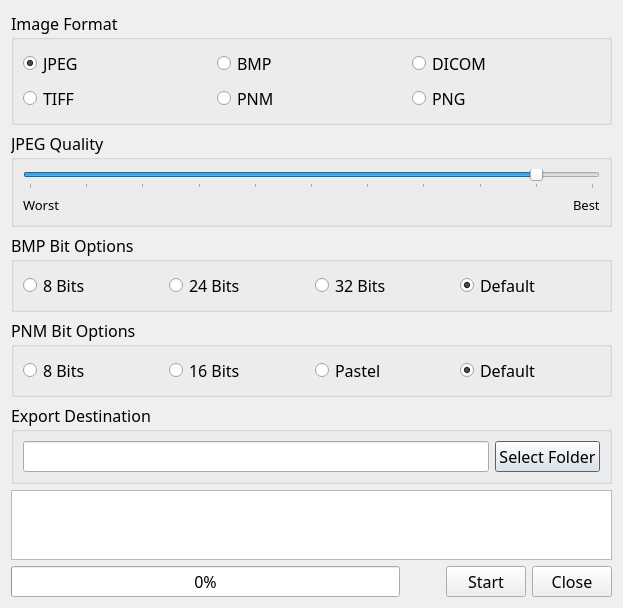
<?xml version="1.0" encoding="UTF-8"?>
<ui version="4.0">
 <class>ExportImageDialog</class>
 <widget class="QDialog" name="ExportImageDialog">
  <property name="geometry">
   <rect>
    <x>0</x>
    <y>0</y>
    <width>623</width>
    <height>548</height>
   </rect>
  </property>
  <property name="minimumSize">
   <size>
    <width>0</width>
    <height>0</height>
   </size>
  </property>
  <property name="font">
   <font>
    <family>微软雅黑</family>
    <pointsize>12</pointsize>
    <weight>50</weight>
    <bold>false</bold>
   </font>
  </property>
  <property name="windowTitle">
   <string>Export Images</string>
  </property>
  <layout class="QVBoxLayout" name="verticalLayout_2">
   <property name="sizeConstraint">
    <enum>QLayout::SetDefaultConstraint</enum>
   </property>
   <item>
    <widget class="QGroupBox" name="groupBox">
     <property name="title">
      <string>Image Format</string>
     </property>
     <layout class="QGridLayout" name="gridLayout">
      <item row="1" column="2">
       <widget class="QRadioButton" name="pnmRadio">
        <property name="text">
         <string>PNM</string>
        </property>
       </widget>
      </item>
      <item row="1" column="3">
       <widget class="QRadioButton" name="pngRadio">
        <property name="text">
         <string>PNG</string>
        </property>
       </widget>
      </item>
      <item row="1" column="0">
       <widget class="QRadioButton" name="tiffRadio">
        <property name="text">
         <string>TIFF</string>
        </property>
       </widget>
      </item>
      <item row="0" column="2">
       <widget class="QRadioButton" name="bmpRadio">
        <property name="text">
         <string>BMP</string>
        </property>
       </widget>
      </item>
      <item row="0" column="3">
       <widget class="QRadioButton" name="dicomRadio">
        <property name="text">
         <string>DICOM</string>
        </property>
        <property name="checked">
         <bool>false</bool>
        </property>
       </widget>
      </item>
      <item row="0" column="0">
       <widget class="QRadioButton" name="jpegRadio">
        <property name="text">
         <string>JPEG</string>
        </property>
        <property name="checked">
         <bool>true</bool>
        </property>
       </widget>
      </item>
     </layout>
    </widget>
   </item>
   <item>
    <widget class="QGroupBox" name="jpegGroup">
     <property name="title">
      <string>JPEG Quality</string>
     </property>
     <layout class="QVBoxLayout" name="verticalLayout" stretch="1,0">
      <item>
       <widget class="QSlider" name="jpegQualitySlider">
        <property name="sizePolicy">
         <sizepolicy hsizetype="Expanding" vsizetype="Preferred">
          <horstretch>0</horstretch>
          <verstretch>0</verstretch>
         </sizepolicy>
        </property>
        <property name="maximum">
         <number>100</number>
        </property>
        <property name="singleStep">
         <number>10</number>
        </property>
        <property name="pageStep">
         <number>20</number>
        </property>
        <property name="value">
         <number>90</number>
        </property>
        <property name="orientation">
         <enum>Qt::Horizontal</enum>
        </property>
        <property name="invertedAppearance">
         <bool>false</bool>
        </property>
        <property name="invertedControls">
         <bool>false</bool>
        </property>
        <property name="tickPosition">
         <enum>QSlider::TicksBelow</enum>
        </property>
        <property name="tickInterval">
         <number>10</number>
        </property>
       </widget>
      </item>
      <item>
       <layout class="QHBoxLayout" name="horizontalLayout_3">
        <item>
         <widget class="QLabel" name="label">
          <property name="font">
           <font>
            <pointsize>10</pointsize>
           </font>
          </property>
          <property name="text">
           <string>Worst</string>
          </property>
         </widget>
        </item>
        <item>
         <spacer name="horizontalSpacer">
          <property name="orientation">
           <enum>Qt::Horizontal</enum>
          </property>
          <property name="sizeHint" stdset="0">
           <size>
            <width>40</width>
            <height>20</height>
           </size>
          </property>
         </spacer>
        </item>
        <item>
         <widget class="QLabel" name="label_2">
          <property name="font">
           <font>
            <pointsize>10</pointsize>
           </font>
          </property>
          <property name="text">
           <string>Best</string>
          </property>
         </widget>
        </item>
       </layout>
      </item>
     </layout>
    </widget>
   </item>
   <item>
    <widget class="QGroupBox" name="bmpGroup">
     <property name="minimumSize">
      <size>
       <width>0</width>
       <height>0</height>
      </size>
     </property>
     <property name="title">
      <string>BMP Bit Options</string>
     </property>
     <layout class="QHBoxLayout" name="horizontalLayout">
      <item>
       <widget class="QRadioButton" name="bmp8BitRadio">
        <property name="text">
         <string>8 Bits</string>
        </property>
       </widget>
      </item>
      <item>
       <widget class="QRadioButton" name="bmp24BitRadio">
        <property name="text">
         <string>24 Bits</string>
        </property>
       </widget>
      </item>
      <item>
       <widget class="QRadioButton" name="bmp32BitRadio">
        <property name="text">
         <string>32 Bits</string>
        </property>
       </widget>
      </item>
      <item>
       <widget class="QRadioButton" name="bmpDefaultRadio">
        <property name="text">
         <string>Default</string>
        </property>
        <property name="checked">
         <bool>true</bool>
        </property>
       </widget>
      </item>
     </layout>
    </widget>
   </item>
   <item>
    <widget class="QGroupBox" name="pnmGroup">
     <property name="minimumSize">
      <size>
       <width>0</width>
       <height>0</height>
      </size>
     </property>
     <property name="title">
      <string>PNM Bit Options</string>
     </property>
     <layout class="QHBoxLayout" name="horizontalLayout_2">
      <item>
       <widget class="QRadioButton" name="pnm8BitRadio">
        <property name="text">
         <string>8 Bits</string>
        </property>
       </widget>
      </item>
      <item>
       <widget class="QRadioButton" name="pnm16BitRadio">
        <property name="text">
         <string>16 Bits</string>
        </property>
       </widget>
      </item>
      <item>
       <widget class="QRadioButton" name="pnmPastelRadio">
        <property name="text">
         <string>Pastel</string>
        </property>
       </widget>
      </item>
      <item>
       <widget class="QRadioButton" name="pnmDefaultRadio">
        <property name="text">
         <string>Default</string>
        </property>
        <property name="checked">
         <bool>true</bool>
        </property>
       </widget>
      </item>
     </layout>
    </widget>
   </item>
   <item>
    <widget class="QGroupBox" name="groupBox_4">
     <property name="title">
      <string>Export Destination</string>
     </property>
     <layout class="QHBoxLayout" name="horizontalLayout_4">
      <item>
       <widget class="QLineEdit" name="exportDestEdit">
        <property name="minimumSize">
         <size>
          <width>260</width>
          <height>0</height>
         </size>
        </property>
        <property name="readOnly">
         <bool>true</bool>
        </property>
       </widget>
      </item>
      <item>
       <widget class="QPushButton" name="selectFolderButton">
        <property name="text">
         <string>Select Folder</string>
        </property>
       </widget>
      </item>
     </layout>
    </widget>
   </item>
   <item>
    <widget class="QTextBrowser" name="textBrowser"/>
   </item>
   <item>
    <layout class="QHBoxLayout" name="horizontalLayout_5" stretch="1,0,0,0">
     <item>
      <widget class="QProgressBar" name="progressBar">
       <property name="value">
        <number>0</number>
       </property>
       <property name="alignment">
        <set>Qt::AlignCenter</set>
       </property>
       <property name="textDirection">
        <enum>QProgressBar::TopToBottom</enum>
       </property>
      </widget>
     </item>
     <item>
      <spacer name="horizontalSpacer_2">
       <property name="orientation">
        <enum>Qt::Horizontal</enum>
       </property>
       <property name="sizeHint" stdset="0">
        <size>
         <width>40</width>
         <height>20</height>
        </size>
       </property>
      </spacer>
     </item>
     <item>
      <widget class="QPushButton" name="startBtn">
       <property name="text">
        <string>Start</string>
       </property>
       <property name="checkable">
        <bool>true</bool>
       </property>
      </widget>
     </item>
     <item>
      <widget class="QPushButton" name="closeBtn">
       <property name="text">
        <string>Close</string>
       </property>
       <property name="checkable">
        <bool>true</bool>
       </property>
      </widget>
     </item>
    </layout>
   </item>
  </layout>
 </widget>
 <resources/>
 <connections>
  <connection>
   <sender>closeBtn</sender>
   <signal>clicked()</signal>
   <receiver>ExportImageDialog</receiver>
   <slot>reject()</slot>
   <hints>
    <hint type="sourcelabel">
     <x>586</x>
     <y>531</y>
    </hint>
    <hint type="destinationlabel">
     <x>598</x>
     <y>543</y>
    </hint>
   </hints>
  </connection>
 </connections>
</ui>
